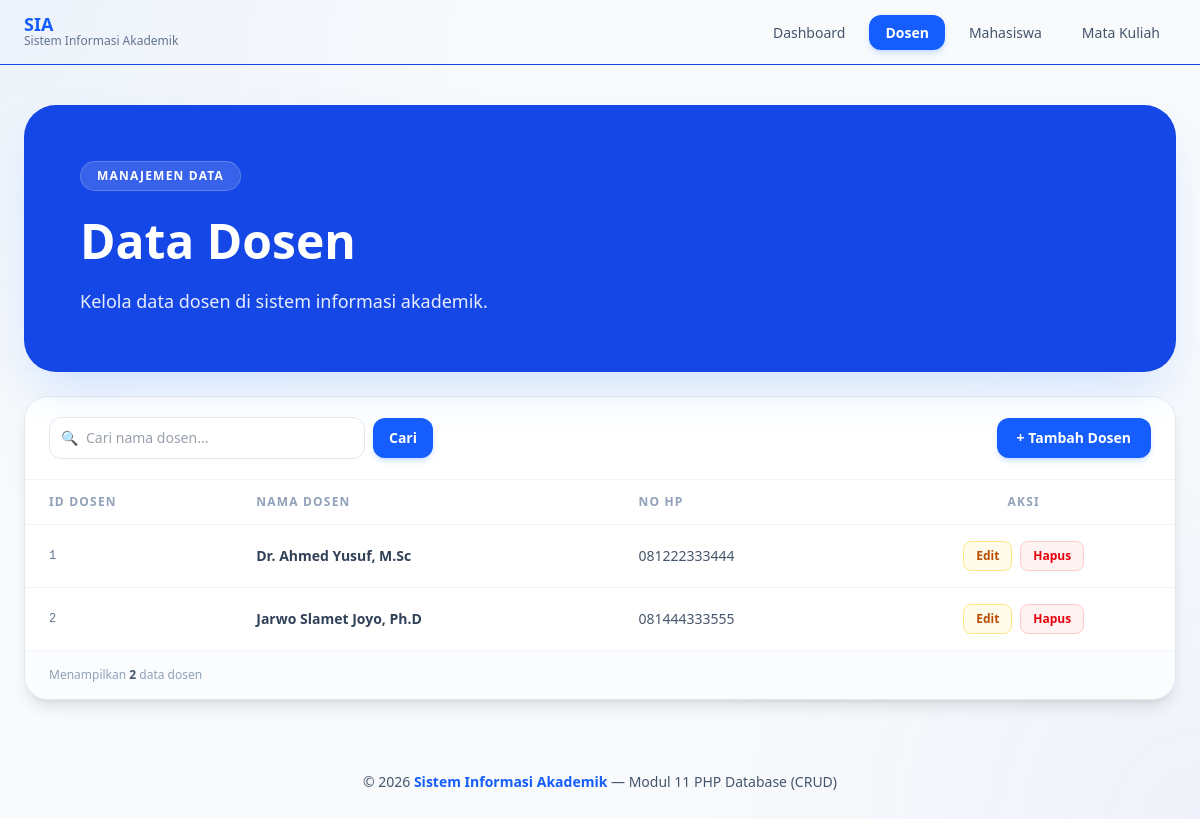
Screenshot of /view/dosen.php with the database file from the repository.
### tables this page shows
CREATE TABLE IF NOT EXISTS tbl_dosen (
    idDosen INT AUTO_INCREMENT PRIMARY KEY,
    namaDosen VARCHAR(50),
    noHP VARCHAR(25)
);

### view/dosen.php (the view, shortened to what this page needs)
<?php
include '../koneksi.php';
$search      = "";
$whereClause = "";
?>
<!DOCTYPE html>
<html lang="id">
<head>
    <link rel="stylesheet" href="../src/output.css">
</head>
<body class="bg-slate-50 min-h-screen font-sans text-slate-800 overflow-x-hidden">
    <nav class="glass sticky top-0 z-50 border-b border-blue-700 animate-slide-down">
        <div class="max-w-7xl mx-auto px-6 h-16 flex items-center justify-between">
            <a href="../index.php" class="flex items-center gap-3 no-underline">
                <div>
                    <h1 class="font-extrabold text-blue-600 text-lg leading-none">SIA</h1>
                    <p class="text-xs text-slate-500">Sistem Informasi Akademik</p>
                </div>
            </a>
            <ul class="hidden md:flex items-center gap-2">
                <li>
                    <a href="../index.php"
                       class="px-4 py-2 rounded-xl text-sm font-medium text-slate-600
                              hover:bg-blue-50 hover:text-blue-600 transition-all duration-300">
                        Dashboard
                    </a>
                </li>
                <li>
                    <a href="dosen.php"
                       class="bg-blue-600 text-white px-4 py-2 rounded-xl text-sm font-semibold
                              hover:bg-blue-700 transition-all duration-300 shadow-md shadow-blue-500/20">
                        Dosen
                    </a>
                </li>
                <li>
                    <a href="mhs.php"
                       class="px-4 py-2 rounded-xl text-sm font-medium text-slate-600
                              hover:bg-blue-50 hover:text-blue-600 transition-all duration-300">
                        Mahasiswa
                    </a>
                </li>
                <li>
                    <a href="matkul.php"
                       class="px-4 py-2 rounded-xl text-sm font-medium text-slate-600
                              hover:bg-blue-50 hover:text-blue-600 transition-all duration-300">
                        Mata Kuliah
                    </a>
                </li>
            </ul>
        </div>
    </nav>
    <main class="relative z-10 max-w-7xl mx-auto px-6 py-10">
        <section class="hero-gradient rounded-[32px] p-10 md:p-14 text-white bg-blue-700 shadow-2xl
                        shadow-blue-500/20 overflow-hidden relative animate-fade-up anim-d1">
            <div class="relative z-10">
                <span class="inline-flex items-center gap-2 bg-white/15 border border-white/20
                            text-white rounded-full px-4 py-1.5 text-xs font-bold tracking-widest uppercase mb-5">
                    Manajemen Data
                </span>
                <h1 class="text-4xl md:text-5xl font-extrabold leading-tight mb-4">
                    Data Dosen
                </h1>
                <p class="text-white/90 text-lg max-w-2xl leading-relaxed">
                    Kelola data dosen di sistem informasi akademik.
                </p>
            </div>
        </section>
        <div class="mt-6 bg-white/95 border border-slate-200 rounded-3xl shadow-lg overflow-hidden
                    animate-fade-up anim-d3">
            <div class="px-6 py-5 border-b border-slate-100 flex flex-col sm:flex-row
                        sm:items-center gap-4 justify-between">
                <form method="GET" action="dosen.php"
                      class="flex items-center gap-2 w-full sm:max-w-sm">
                    <div class="relative flex-1">
                        <span class="absolute left-3 top-1/2 -translate-y-1/2 text-slate-400 text-sm">🔍</span>
                        <input type="text" name="search"
                               placeholder="Cari nama dosen..."
                               value="<?php echo htmlspecialchars($search); ?>"
                               class="w-full pl-9 pr-4 py-2.5 rounded-xl border border-slate-200 text-sm
                                      text-slate-700 bg-white outline-none transition-all duration-200
                                      focus:border-blue-400 focus:ring-2 focus:ring-blue-100
                                      hover:border-slate-300">
                    </div>
                    <button type="submit"
                            class="px-4 py-2.5 rounded-xl bg-blue-600 text-white text-sm font-semibold
                                   hover:bg-blue-700 transition-colors duration-200 shadow-md shadow-blue-500/20
                                   whitespace-nowrap">
                        Cari
                    </button>
                </form>
                <a href="../input/dosen.php"
                   class="flex items-center gap-2 bg-blue-600 text-white px-5 py-2.5 rounded-xl
                          text-sm font-semibold hover:bg-blue-700 hover:-translate-y-0.5
                          transition-all duration-200 shadow-md shadow-blue-500/20 whitespace-nowrap">
                    + Tambah Dosen
                </a>
            </div>
            <div class="overflow-x-auto">
                <table class="w-full text-sm">
                    <thead>
                        <tr class="border-b border-slate-100">
                            <th class="text-left px-6 py-3.5 text-xs font-bold uppercase tracking-widest text-slate-400">
                                ID Dosen
                            </th>
                            <th class="text-left px-6 py-3.5 text-xs font-bold uppercase tracking-widest text-slate-400">
                                Nama Dosen
                            </th>
                            <th class="text-left px-6 py-3.5 text-xs font-bold uppercase tracking-widest text-slate-400">
                                No HP
                            </th>
                            <th class="text-center px-6 py-3.5 text-xs font-bold uppercase tracking-widest text-slate-400">
                                Aksi
                            </th>
                        </tr>
                    </thead>
                    <tbody>
                        <?php
                        $query  = "SELECT * FROM tbl_dosen" . $whereClause . " ORDER BY idDosen ASC";
                        $result = mysqli_query($link, $query);
                        if (mysqli_num_rows($result) > 0):
                            while ($data = mysqli_fetch_assoc($result)):
                        ?>
                        <tr class="data-row border-b border-slate-100 last:border-0">
                            <td class="px-6 py-4 font-mono text-xs text-slate-500">
                                <?php echo htmlspecialchars($data['idDosen']); ?>
                            </td>
                            <td class="px-6 py-4 font-semibold text-slate-700">
                                <?php echo htmlspecialchars($data['namaDosen']); ?>
                            </td>
                            <td class="px-6 py-4 text-slate-600">
                                <?php echo htmlspecialchars($data['noHP']); ?>
                            </td>
                            <td class="px-6 py-4">
                                <div class="flex items-center justify-center gap-2">
                                    <a href="../update/dosen.php?idDosen=<?php echo urlencode($data['idDosen']); ?>"
                                       class="flex items-center gap-1.5 px-3 py-1.5 rounded-lg text-xs font-semibold
                                              bg-amber-50 text-amber-700 border border-amber-200
                                              hover:bg-amber-100 transition-colors duration-200">
                                        Edit
                                    </a>
                                    <a href="../delete/dosen.php?idDosen=<?php echo urlencode($data['idDosen']); ?>"
                                       onclick="return confirm('Anda yakin akan menghapus data dosen ini?')"
                                       class="flex items-center gap-1.5 px-3 py-1.5 rounded-lg text-xs font-semibold
                                              bg-red-50 text-red-600 border border-red-200
                                              hover:bg-red-100 transition-colors duration-200">
                                        Hapus
                                    </a>
                                </div>
                            </td>
                        </tr>
                        <?php
                            endwhile;
                        endif; ?>
                    </tbody>
                </table>
            </div>
            <div class="px-6 py-4 border-t border-slate-100 bg-slate-50/60">
                <p class="text-xs text-slate-400">
                    <?php
                    $total = mysqli_num_rows($result) ?: 0;
                    echo "Menampilkan <span class='font-semibold text-slate-600'>$total</span> data dosen";
                    ?>
                </p>
            </div>
        </div>
    </main>
    <footer class="relative z-10 text-center py-8 text-sm text-slate-600">
        &copy; <?php echo date('Y'); ?>
        <span class="font-semibold text-blue-600">Sistem Informasi Akademik</span>
        — Modul 11 PHP Database (CRUD)
    </footer>
</body>
</html>

### view/dosen.php (style rules this page uses)
.animate-slide-down { animation: slideDown .45s ease both; }
.animate-fade-up { animation: fadeUp .55s ease both; }
.anim-d1 { animation-delay: .10s; }
.anim-d3 { animation-delay: .28s; }
.glass { background: rgba(255,255,255,.92); backdrop-filter: blur(18px); -webkit-backdrop-filter: blur(18px); }
.hero-gradient { background: linear-gradient(135deg, #1d4ed8 0%, #2563eb 50%, #4f46e5 100%); }
.data-row:nth-child(even) { background: rgba(248,250,252,1); }
.data-row { transition: background .15s ease; }

### rows the page displays
tbl_dosen: idDosen "1", namaDosen "Dr. Ahmed Yusuf, M.Sc", noHP "081222333444"
tbl_dosen: idDosen "2", namaDosen "Jarwo Slamet Joyo, Ph.D", noHP "081444333555"

### other values shown
$total "2"
